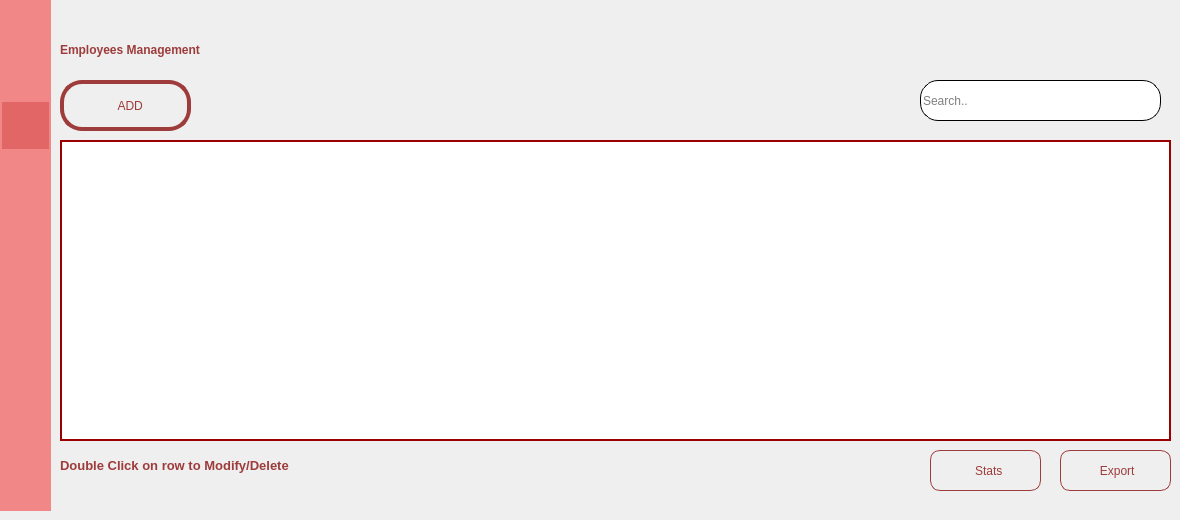
    <widget class="QWidget" name="page">
     <widget class="QLabel" name="label_3">
      <property name="geometry">
       <rect>
        <x>60</x>
        <y>0</y>
        <width>331</width>
        <height>101</height>
       </rect>
      </property>
      <property name="styleSheet">
       <string notr="true">font: 75 24pt &quot;Arial&quot;;
font: 75 italic 16pt &quot;Arial&quot;;
background-color: rgba(0,0,0,0%);</string>
      </property>
      <property name="text">
       <string>&lt;html&gt;&lt;head/&gt;&lt;body&gt;&lt;p&gt;&lt;span style=&quot; font-weight:600; color:#9e3b3b;&quot;&gt;Employees Management&lt;/span&gt;&lt;/p&gt;&lt;/body&gt;&lt;/html&gt;</string>
      </property>
     </widget>
     <widget class="QLabel" name="label_14">
      <property name="geometry">
       <rect>
        <x>330</x>
        <y>60</y>
        <width>521</width>
        <height>401</height>
       </rect>
      </property>
      <property name="text">
       <string/>
      </property>
      <property name="pixmap">
       <pixmap resource="ressources.qrc">:/new/prefix1/gfx/3516835.png</pixmap>
      </property>
      <property name="scaledContents">
       <bool>true</bool>
      </property>
     </widget>
     <widget class="QTableView" name="tableView_employe">
      <property name="geometry">
       <rect>
        <x>60</x>
        <y>140</y>
        <width>1111</width>
        <height>301</height>
       </rect>
      </property>
      <property name="styleSheet">
       <string notr="true">QTableView{
alternate-background-color: #CC3333;
border: 2px solid;
border-color: #9B0000;
selection-background-color: #FF5555;
}
QHeaderView::section {
    background-color: #F28787;
    color: white;
    padding: 4px;
    border: 1px solid #F28787; 
}</string>
      </property>
     </widget>
     <widget class="QPushButton" name="ajouter_employes">
      <property name="geometry">
       <rect>
        <x>60</x>
        <y>80</y>
        <width>131</width>
        <height>51</height>
       </rect>
      </property>
      <property name="styleSheet">
       <string notr="true">QPushButton {
color: rgb(158,59,59);
font: 75 12pt &quot;Arial&quot;;
border: 4px solid rgb(158,59,59);
border-radius: 22px;
}</string>
      </property>
      <property name="text">
       <string>   ADD</string>
      </property>
      <property name="icon">
       <iconset resource="ressources.qrc">
        <normaloff>:/new/prefix1/gfx/ajouter.png</normaloff>:/new/prefix1/gfx/ajouter.png</iconset>
      </property>
      <property name="iconSize">
       <size>
        <width>31</width>
        <height>31</height>
       </size>
      </property>
     </widget>
     <widget class="QLineEdit" name="recherche_employes">
      <property name="geometry">
       <rect>
        <x>920</x>
        <y>80</y>
        <width>241</width>
        <height>41</height>
       </rect>
      </property>
      <property name="styleSheet">
       <string notr="true">QLineEdit{
border: 1px solid;
border-radius: 18px;
}</string>
      </property>
      <property name="placeholderText">
       <string>Search..</string>
      </property>
     </widget>
     <widget class="QLabel" name="label_18">
      <property name="geometry">
       <rect>
        <x>1130</x>
        <y>80</y>
        <width>41</width>
        <height>41</height>
       </rect>
      </property>
      <property name="styleSheet">
       <string notr="true">background-color: rgba(0,0,0,0%);</string>
      </property>
      <property name="text">
       <string/>
      </property>
      <property name="pixmap">
       <pixmap resource="ressources.qrc">:/new/prefix1/gfx/Ellipse 7.png</pixmap>
      </property>
      <property name="scaledContents">
       <bool>true</bool>
      </property>
     </widget>
     <widget class="QLabel" name="label_19">
      <property name="geometry">
       <rect>
        <x>1140</x>
        <y>90</y>
        <width>21</width>
        <height>21</height>
       </rect>
      </property>
      <property name="styleSheet">
       <string notr="true">background-color: rgba(0,0,0,0%);</string>
      </property>
      <property name="text">
       <string/>
      </property>
      <property name="pixmap">
       <pixmap resource="ressources.qrc">:/new/prefix1/gfx/loupe.png</pixmap>
      </property>
      <property name="scaledContents">
       <bool>true</bool>
      </property>
     </widget>
     <widget class="QPushButton" name="Tri_employes">
      <property name="geometry">
       <rect>
        <x>860</x>
        <y>80</y>
        <width>41</width>
        <height>41</height>
       </rect>
      </property>
      <property name="styleSheet">
       <string notr="true">QPushButton {
border-radius:10px;
background-color: rgba(0,0,0,0%);
}

QPushButton:hover {

  background-color: #E26666;
}</string>
      </property>
      <property name="text">
       <string/>
      </property>
      <property name="icon">
       <iconset resource="ressources.qrc">
        <normaloff>:/new/prefix1/gfx/download.png</normaloff>:/new/prefix1/gfx/download.png</iconset>
      </property>
      <property name="iconSize">
       <size>
        <width>31</width>
        <height>31</height>
       </size>
      </property>
     </widget>
     <widget class="QPushButton" name="PDF_employes">
      <property name="geometry">
       <rect>
        <x>1060</x>
        <y>450</y>
        <width>111</width>
        <height>41</height>
       </rect>
      </property>
      <property name="styleSheet">
       <string notr="true">QPushButton {
color: rgb(158,59,59);
font: 75 12pt &quot;Arial&quot;;
border: 1px solid rgb(158,59,59);
border-radius: 10px;
}</string>
      </property>
      <property name="text">
       <string> Export</string>
      </property>
      <property name="icon">
       <iconset resource="ressources.qrc">
        <normaloff>:/new/prefix1/gfx/pdf.png</normaloff>:/new/prefix1/gfx/pdf.png</iconset>
      </property>
      <property name="iconSize">
       <size>
        <width>20</width>
        <height>20</height>
       </size>
      </property>
     </widget>
     <widget class="QPushButton" name="stats_employes">
      <property name="geometry">
       <rect>
        <x>930</x>
        <y>450</y>
        <width>111</width>
        <height>41</height>
       </rect>
      </property>
      <property name="styleSheet">
       <string notr="true">QPushButton {
color: rgb(158,59,59);
font: 75 12pt &quot;Arial&quot;;
border: 1px solid rgb(158,59,59);
border-radius: 10px;
}</string>
      </property>
      <property name="text">
       <string>  Stats</string>
      </property>
      <property name="icon">
       <iconset resource="ressources.qrc">
        <normaloff>:/new/prefix1/gfx/stats.png</normaloff>:/new/prefix1/gfx/stats.png</iconset>
      </property>
      <property name="iconSize">
       <size>
        <width>20</width>
        <height>20</height>
       </size>
      </property>
     </widget>
     <widget class="QLabel" name="label_27">
      <property name="geometry">
       <rect>
        <x>60</x>
        <y>445</y>
        <width>361</width>
        <height>41</height>
       </rect>
      </property>
      <property name="text">
       <string>&lt;html&gt;&lt;head/&gt;&lt;body&gt;&lt;p&gt;&lt;span style=&quot; font-size:10pt; font-weight:600; color:#9e3b3b;&quot;&gt;Double Click on row to Modify/Delete&lt;/span&gt;&lt;/p&gt;&lt;/body&gt;&lt;/html&gt;</string>
      </property>
     </widget>
     <widget class="QPushButton" name="Button_clients_2">
      <property name="geometry">
       <rect>
        <x>0</x>
        <y>160</y>
        <width>51</width>
        <height>51</height>
       </rect>
      </property>
      <property name="styleSheet">
       <string notr="true">QPushButton {
    border: 2px solid #F28787;
    background-color: #F28787;
}

/* Hover styles */
QPushButton:hover {
  background-color: #E26666;
}

/* Pressed styles */
QPushButton:pressed {
  background-color: #a63b3b; 
}</string>
      </property>
      <property name="text">
       <string/>
      </property>
      <property name="icon">
       <iconset resource="ressources.qrc">
        <normaloff>:/new/prefix1/gfx/utilisateurs-alt (1).png</normaloff>:/new/prefix1/gfx/utilisateurs-alt (1).png</iconset>
      </property>
      <property name="iconSize">
       <size>
        <width>31</width>
        <height>31</height>
       </size>
      </property>
     </widget>
     <widget class="QPushButton" name="Button_employes_2">
      <property name="geometry">
       <rect>
        <x>0</x>
        <y>100</y>
        <width>51</width>
        <height>51</height>
       </rect>
      </property>
      <property name="styleSheet">
       <string notr="true">QPushButton {
    border: 2px solid #F28787;
   background-color: #E26666;
}

/* Hover styles */
QPushButton:hover {
  background-color: #E26666;
}

/* Pressed styles */
QPushButton:pressed {
  background-color: #a63b3b; 
}</string>
      </property>
      <property name="text">
       <string/>
      </property>
      <property name="icon">
       <iconset resource="ressources.qrc">
        <normaloff>:/new/prefix1/gfx/badge-didentite.png</normaloff>:/new/prefix1/gfx/badge-didentite.png</iconset>
      </property>
      <property name="iconSize">
       <size>
        <width>31</width>
        <height>31</height>
       </size>
      </property>
     </widget>
     <widget class="QPushButton" name="pushButton_8">
      <property name="geometry">
       <rect>
        <x>0</x>
        <y>460</y>
        <width>51</width>
        <height>51</height>
       </rect>
      </property>
      <property name="styleSheet">
       <string notr="true">QPushButton {
    border: 2px solid #F28787;
    background-color: #F28787;
}

/* Hover styles */
QPushButton:hover {
  background-color: #E26666;
}

/* Pressed styles */
QPushButton:pressed {
  background-color: #a63b3b; 
}</string>
      </property>
      <property name="text">
       <string/>
      </property>
      <property name="icon">
       <iconset resource="ressources.qrc">
        <normaloff>:/new/prefix1/gfx/deconnexion-alt.png</normaloff>:/new/prefix1/gfx/deconnexion-alt.png</iconset>
      </property>
      <property name="iconSize">
       <size>
        <width>31</width>
        <height>31</height>
       </size>
      </property>
     </widget>
     <widget class="QLabel" name="label_2">
      <property name="geometry">
       <rect>
        <x>0</x>
        <y>0</y>
        <width>51</width>
        <height>511</height>
       </rect>
      </property>
      <property name="styleSheet">
       <string notr="true">QLabel{
background-color: #F28787;}</string>
      </property>
      <property name="text">
       <string/>
      </property>
     </widget>
     <widget class="QPushButton" name="pushButton_9">
      <property name="geometry">
       <rect>
        <x>0</x>
        <y>0</y>
        <width>51</width>
        <height>51</height>
       </rect>
      </property>
      <property name="styleSheet">
       <string notr="true">QPushButton{
border: 2px solid #F28787;
background-color: #F28787;}</string>
      </property>
      <property name="text">
       <string/>
      </property>
      <property name="icon">
       <iconset resource="ressources.qrc">
        <normaloff>:/new/prefix1/gfx/logo-audit.png</normaloff>:/new/prefix1/gfx/logo-audit.png</iconset>
      </property>
      <property name="iconSize">
       <size>
        <width>35</width>
        <height>35</height>
       </size>
      </property>
     </widget>
     <widget class="QPushButton" name="Button_produits_2">
      <property name="geometry">
       <rect>
        <x>0</x>
        <y>220</y>
        <width>51</width>
        <height>51</height>
       </rect>
      </property>
      <property name="styleSheet">
       <string notr="true">QPushButton {
    border: 2px solid #F28787;
    background-color: #F28787;
}

/* Hover styles */
QPushButton:hover {
  background-color: #E26666;
}

/* Pressed styles */
QPushButton:pressed {
  background-color: #a63b3b; 
}</string>
      </property>
      <property name="text">
       <string/>
      </property>
      <property name="icon">
       <iconset resource="ressources.qrc">
        <normaloff>:/new/prefix1/gfx/boite-ouverte.png</normaloff>:/new/prefix1/gfx/boite-ouverte.png</iconset>
      </property>
      <property name="iconSize">
       <size>
        <width>31</width>
        <height>31</height>
       </size>
      </property>
     </widget>
     <widget class="QPushButton" name="Button_normes_2">
      <property name="geometry">
       <rect>
        <x>0</x>
        <y>280</y>
        <width>51</width>
        <height>51</height>
       </rect>
      </property>
      <property name="styleSheet">
       <string notr="true">QPushButton {
    border: 2px solid #F28787;
    background-color: #F28787;
}

/* Hover styles */
QPushButton:hover {
  background-color: #E26666;
}

/* Pressed styles */
QPushButton:pressed {
  background-color: #a63b3b; 
}</string>
      </property>
      <property name="text">
       <string/>
      </property>
      <property name="icon">
       <iconset resource="ressources.qrc">
        <normaloff>:/new/prefix1/gfx/case-a-cocher.png</normaloff>:/new/prefix1/gfx/case-a-cocher.png</iconset>
      </property>
      <property name="iconSize">
       <size>
        <width>31</width>
        <height>31</height>
       </size>
      </property>
     </widget>
     <widget class="QPushButton" name="Button_amendes_2">
      <property name="geometry">
       <rect>
        <x>0</x>
        <y>340</y>
        <width>51</width>
        <height>51</height>
       </rect>
      </property>
      <property name="styleSheet">
       <string notr="true">QPushButton {
    border: 2px solid #F28787;
    background-color: #F28787;
}

/* Hover styles */
QPushButton:hover {
  background-color: #E26666;
}

/* Pressed styles */
QPushButton:pressed {
  background-color: #a63b3b; 
}</string>
      </property>
      <property name="text">
       <string/>
      </property>
      <property name="icon">
       <iconset resource="ressources.qrc">
        <normaloff>:/new/prefix1/gfx/enveloppe-ouverte-dollar.png</normaloff>:/new/prefix1/gfx/enveloppe-ouverte-dollar.png</iconset>
      </property>
      <property name="iconSize">
       <size>
        <width>31</width>
        <height>31</height>
       </size>
      </property>
     </widget>
     <zorder>label_14</zorder>
     <zorder>label_3</zorder>
     <zorder>tableView_employe</zorder>
     <zorder>ajouter_employes</zorder>
     <zorder>recherche_employes</zorder>
     <zorder>label_18</zorder>
     <zorder>label_19</zorder>
     <zorder>Tri_employes</zorder>
     <zorder>PDF_employes</zorder>
     <zorder>stats_employes</zorder>
     <zorder>label_27</zorder>
     <zorder>label_2</zorder>
     <zorder>pushButton_9</zorder>
     <zorder>Button_amendes_2</zorder>
     <zorder>Button_clients_2</zorder>
     <zorder>Button_employes_2</zorder>
     <zorder>Button_produits_2</zorder>
     <zorder>Button_normes_2</zorder>
     <zorder>pushButton_8</zorder>
    </widget>
